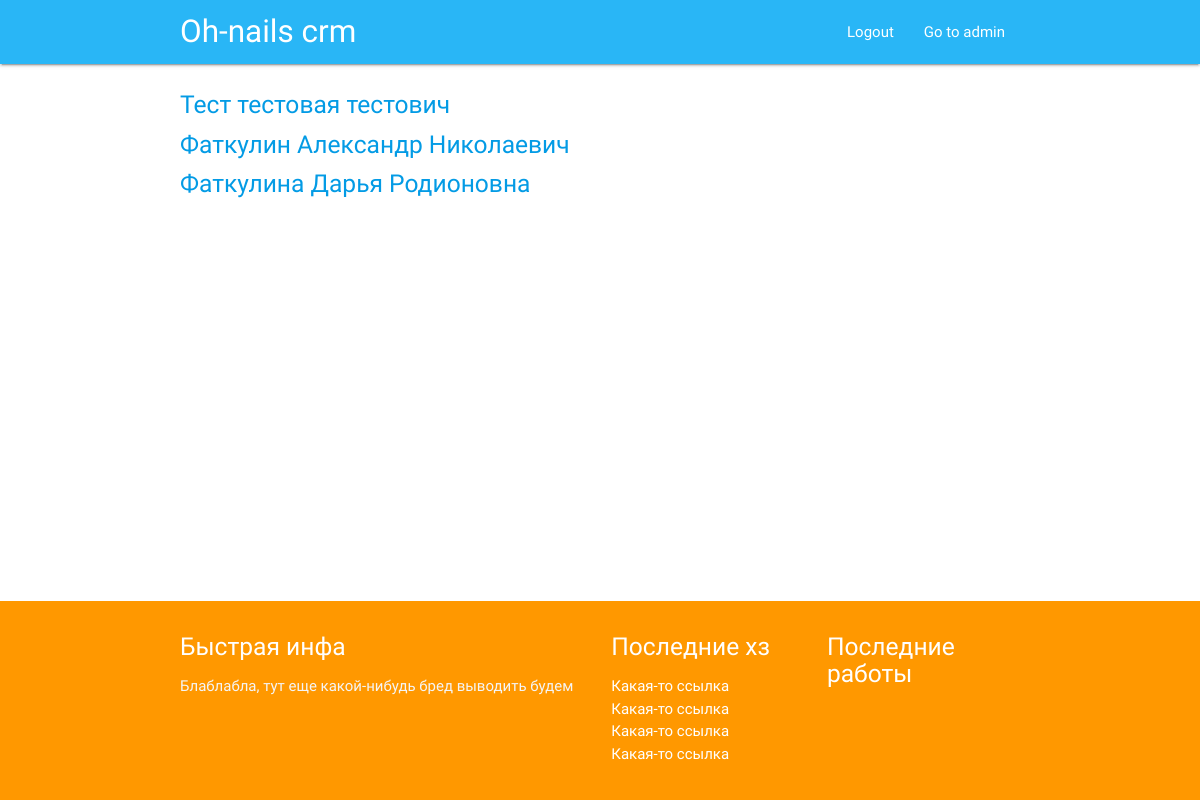
Screenshot of /clients/ (signed in) with the database file from the repository.
### core/models.py (models this page shows, shortened)
class client(models.Model):
    fio = models.CharField(max_length=300, default='Введи ФИО тут')
    birth_date = models.DateField(default=timezone.now)
    last_work = models.DateField(default=timezone.now)
    email = models.EmailField(default='Почту@тут.введи')
    mobile = models.CharField(max_length=10, default='Мобильник')
    contra = models.TextField(default='Противопоказания')
    pros = models.IntegerField(default=0)
    cons = models.IntegerField(default=0)
    additional = models.TextField(default='Всякие примечания')
    photo = models.FileField(upload_to='peoples/')

### core/views.py (the view)
# urls.py: url(r'^clients/$', views.client_list, name='client_list'),
@login_required
def client_list(request):
    if request.method == 'GET':
        clients = client.objects.all()
        return render(request, 'client_list.html', {'clients': clients})

### core/templates/client_list.html (shortened to what this page needs)
{% extends 'base.html' %}
{% block content %}
  <div class="container">
    <div class="section">
        {% for person in clients %}
        <h5><a href="{% url 'client_detail' pk=person.pk %}">{{ person.fio }}</a></h5>
        {% endfor %}
    </div>
  </div>
{% endblock %}

### rows the page displays
client: fio "Тест тестовая тестович"
client: fio "Фаткулин Александр Николаевич"
client: fio "Фаткулина Дарья Родионовна"
